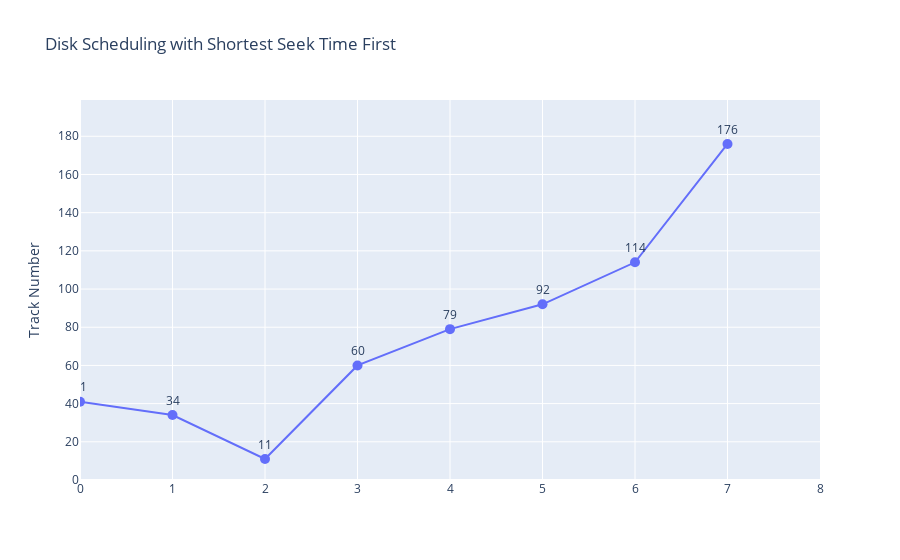

Here is the notebook cell this chart was saved with:
### Markdown cell above
### Shortest Seek Time First (SSTF)

### Code cell
def sstf(seq, init):
    sorted_seq = sorted(seq)
    
    
    current_position = init
    
    result_seq = []
    
    while sorted_seq:
        # Calculate seek time for each request in the sorted sequence
        seek_times = [abs(current_position - request) for request in sorted_seq]
        
        # Find the index of the request with the minimum seek time
        min_seek_index = seek_times.index(min(seek_times))
        
        # Update current position and append the selected request to the result sequence
        current_position = sorted_seq[min_seek_index]
        result_seq.append(current_position)
        
        # Remove the processed request from the sorted sequence
        del sorted_seq[min_seek_index]
        
        
    display_chart(result_seq, "Shortest Seek Time First")
    
    return

sstf(seq, init_head)

### Figure 1 — Plotly figure (JSON) as saved in the notebook; plotly's stock layout.template omitted (floating-point values rounded to 4 significant figures)
{"data": [{"marker": {"size": 10}, "mode": "lines+markers+text", "name": "Scatter Plot", "text": ["41", "34", "11", "60", "79", "92", "114", "176"], "textposition": "top center", "type": "scatter", "x": [0, 1, 2, 3, 4, 5, 6, 7, 8], "y": [41, 34, 11, 60, 79, 92, 114, 176]}], "layout": {"autosize": true, "title": {"text": "Disk Scheduling with Shortest Seek Time First"}, "xaxis": {"range": [0, 8], "title": {"text": " "}, "type": "linear"}, "yaxis": {"range": [0, 199], "title": {"text": "Track Number"}, "type": "linear"}}}
